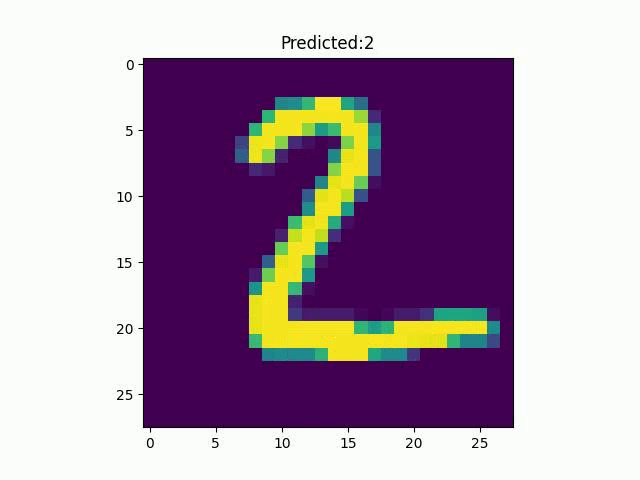
#> input picture frame 1 of Data/digit_video.avi, 640 x 480 px, given in place of kite.mkv, which was not available
$ jupyter execute course3.ipynb   (text cells are left out)
#> lines starting #> are read from the running program, lines starting #| are printed output that depends on the picture
#> further down, frame is the input picture: shape (480, 640, 3); mean B, G, R 172.7, 155, 174.3
[cell 1]
import cv2 as cv
import os
from pathlib import Path

[cell 2]
# this  function is used to rescale a frame (work for images and videos and live videos)
def rescaleFrame(frame, scale=0.75):
#> called with scale = 0.2
    width = int(frame.shape[1] * scale)
#> width = 128
    height = int(frame.shape[0] * scale)
#> height = 96
    dimensions =( width,height)
#> dimensions = (128, 96)

    return cv.resize(frame, dimensions, interpolation=cv.INTER_AREA)
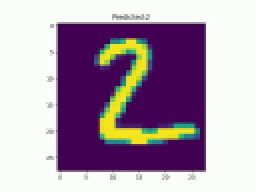
#> returned value: shape (96, 128, 3) (shown 2 times larger); mean of channels 0, 1, 2 172.6, 155, 174.3; drawn as B, G, R

# this work for live videos
def changeRes(width,height):
    # Live videos
    capture.set(3,width)
    capture.set(4,width)


source_path = Path().absolute().parent
video_path = os.path.join(source_path, 'Data', 'kite.mkv')

# reading videos
capture = cv.VideoCapture(video_path)

# we read the video frame by frame
while True:
    isTrue, frame = capture.read()

    frame_resized = rescaleFrame(frame, 0.2)

    # cv.imshow('Video', frame)  to see the full size frame
    cv.imshow('Video Resized', frame_resized)

    # to stop the video from playing indefinitly press d
    if cv.waitKey(20) & 0xFF == ord('d'):
#> (key Esc is pressed here)
        break

capture.release()
cv.destroyAllWindows()

# wait an infinite amount of time
cv.waitKey(0)


$ run again, starting later in the video
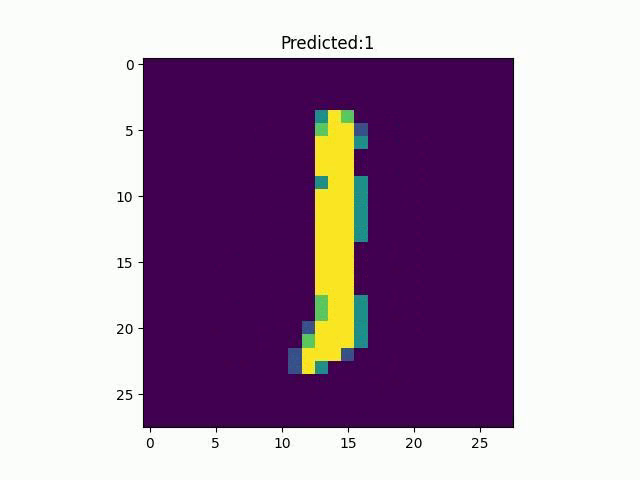
#> input picture frame 6 of Data/digit_video.avi, 640 x 480 px, given in place of kite.mkv, which was not available
#> frame is the input picture: shape (480, 640, 3); mean B, G, R 172.5, 147.7, 171.8
#> in rescaleFrame, `return cv.resize(frame, dimensions, interpolation=cv.INTER_AREA)`:
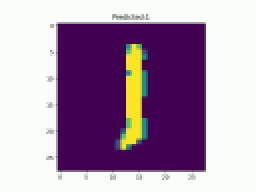
#> returned value: shape (96, 128, 3) (shown 2 times larger); mean of channels 0, 1, 2 172.5, 147.7, 171.8; drawn as B, G, R

$ run again, starting later in the video
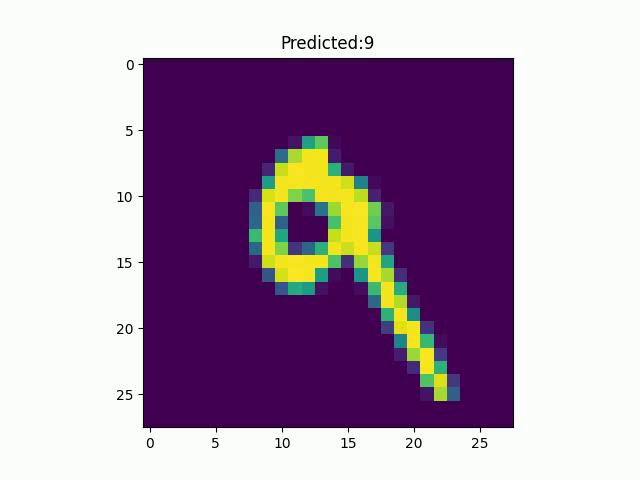
#> input picture frame 12 of Data/digit_video.avi, 640 x 480 px, given in place of kite.mkv, which was not available
#> frame is the input picture: shape (480, 640, 3); mean B, G, R 172.9, 150.8, 172
#> in rescaleFrame, `return cv.resize(frame, dimensions, interpolation=cv.INTER_AREA)`:
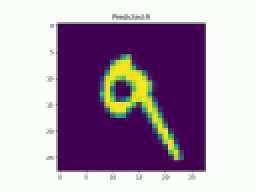
#> returned value: shape (96, 128, 3) (shown 2 times larger); mean of channels 0, 1, 2 172.9, 150.8, 172; drawn as B, G, R
